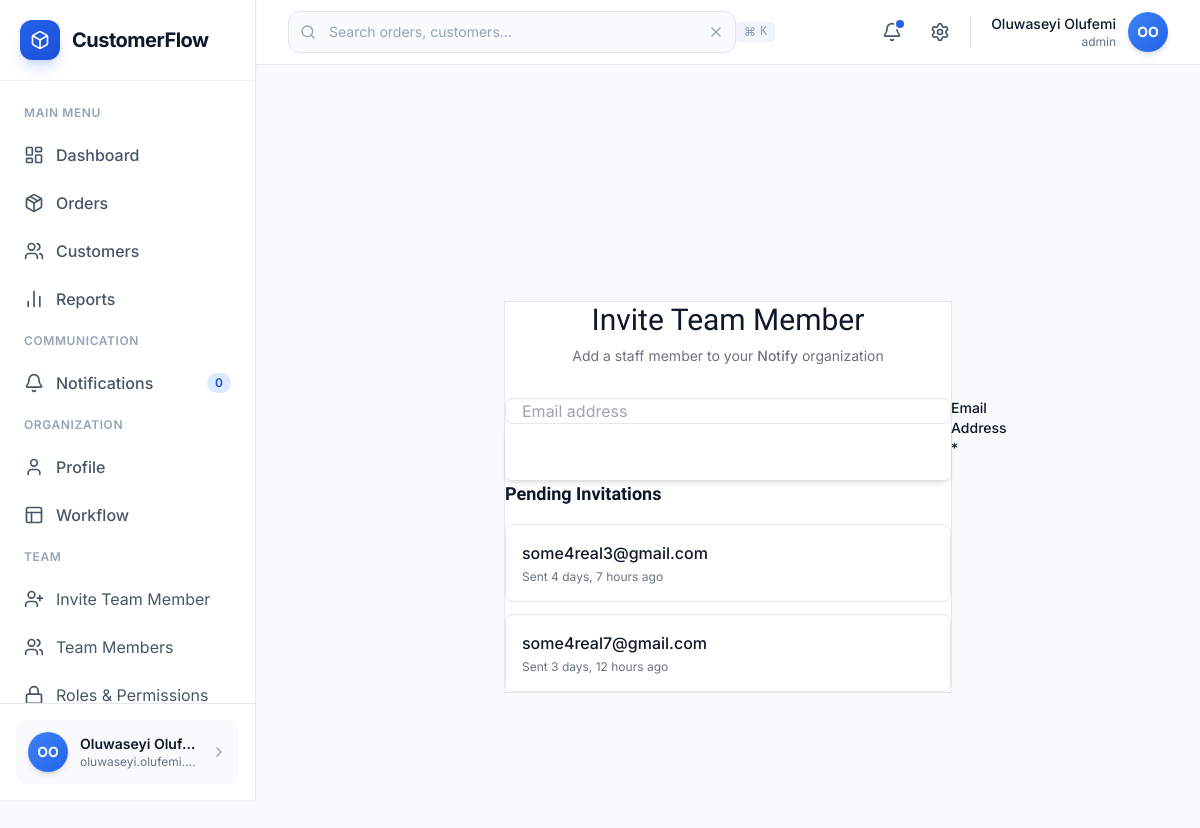
Screenshot of /accounts/invite/ (signed in) with the database file from the repository.
### accounts/models.py (models this page shows, shortened)
class User(AbstractUser):
    organization = models.ForeignKey(
        Organization,
        on_delete=models.CASCADE,
        null=True,
        blank=True
    )
    role = models.CharField(
        max_length=50,
        default="staff",
        choices=[
            ("admin", "Admin"),
            ("staff", "Staff"),
        ]
    )

class StaffInvitation(models.Model):
    organization = models.ForeignKey(
        Organization,
        on_delete=models.CASCADE
    )
    email = models.EmailField()
    token = models.CharField(max_length=100, unique=True, default=secrets.token_urlsafe(32))
    created_by = models.ForeignKey(
        User,
        on_delete=models.CASCADE,
        related_name="invitations_sent"
    )
    created_at = models.DateTimeField(auto_now_add=True)
    accepted_at = models.DateTimeField(null=True, blank=True)
    accepted_by = models.ForeignKey(
        User,
        on_delete=models.SET_NULL,
        null=True,
        blank=True,
        related_name="invitations_accepted"
    )
    class Meta:
        unique_together = ('organization', 'email')

### organizations/models.py (models this page shows, shortened)
class Organization(models.Model):
    name = models.CharField(max_length=255)
    subscription_plan = models.CharField(
        max_length=50,
        default="starter"
    )
    created_at = models.DateTimeField(
        auto_now_add=True
    )

### accounts/views.py (the view)
# urls.py: path('invite/', views.invite_staff, name='invite_staff'),
@login_required
@require_http_methods(["GET", "POST"])
def invite_staff(request):
    if request.user.role != 'admin':
        messages.error(request, 'Only admins can invite staff.')
        return redirect('dashboard:home')
    if request.method == 'POST':
        form = StaffInvitationForm(request.POST)
        if form.is_valid():
            email = form.cleaned_data['email']
            if User.objects.filter(email=email).exists():
                messages.warning(request, 'This user is already registered.')
            else:
                try:
                    invitation = StaffInvitation.objects.get_or_create(
                        organization=request.user.organization,
                        email=email,
                        defaults={'created_by': request.user}
                    )[0]
                    invitation.created_by = request.user
                    invitation.save()
                    messages.success(request, f'Invitation sent to {email}. They can join your organization by accepting the invitation.')
                    return redirect('accounts:invite_staff')
                except Exception as e:
                    messages.error(request, f'Error sending invitation: {str(e)}')
    else:
        form = StaffInvitationForm()
    pending_invitations = StaffInvitation.objects.filter(
        organization=request.user.organization,
        accepted_at__isnull=True
    )
    return render(request, 'accounts/invite_staff.html', {
        'form': form,
        'pending_invitations': pending_invitations
    })

### accounts/forms.py
class StaffInvitationForm(forms.Form):
    email = forms.EmailField(
        widget=forms.EmailInput(attrs={
            'placeholder': 'staff@company.com',
            'class': 'w-full px-4 py-2.5 bg-white border border-slate-300 rounded-xl focus:outline-none focus:ring-2 focus:ring-blue-500/20 focus:border-blue-500 transition-all'
        })
    )

### templates/accounts/invite_staff.html (shortened to what this page needs)
{% extends "layouts/base.html" %}
{% block content %}
{% load widget_tweaks %}
<div class="flex items-center justify-center min-h-screen bg-gray-50 px-4">
  <div class="bg-white rounded-3xl shadow-xl border border-gray-200 w-full max-w-md px-8 py-10 md:px-10 md:py-12">
    <div class="text-center mb-8">
      <h1 class="text-3xl font-extrabold text-gray-900">Invite Team Member</h1>
      <p class="mt-2 text-gray-500 text-sm">
        Add a staff member to your <span class="font-medium">{{ request.user.organization.name }}</span> organization
      </p>
    </div>
    <form method="post" class="space-y-6">
      <div class="relative">
        <input type="email"
               name="email"
               id="{{ form.email.id_for_label }}"
               placeholder="Email address"
               class="peer w-full rounded-lg border border-gray-300 bg-gray-50 px-4 pt-5 pb-3 text-gray-900 placeholder-transparent focus:outline-none focus:ring-2 focus:ring-indigo-300 focus:border-indigo-500 transition"
               required>
        <label for="{{ form.email.id_for_label }}" class="absolute left-4 top-3 text-gray-400 text-sm transition-all duration-200 peer-placeholder-shown:top-5 peer-placeholder-shown:text-gray-400 peer-placeholder-shown:text-base peer-focus:top-3 peer-focus:text-sm peer-focus:text-gray-600 font-medium">
          Email Address <span class="text-red-500">*</span>
        </label>
      </div>
      <button type="submit" class="w-full py-4 rounded-lg bg-indigo-600 hover:bg-indigo-700 text-white font-semibold flex items-center justify-center gap-2 shadow-md transition duration-200">
        <i data-lucide="send" class="w-5 h-5"></i>
      </button>
    </form>
    <div class="mt-10">
      <h2 class="text-lg font-semibold text-gray-900 mb-4">Pending Invitations</h2>
      {% if pending_invitations %}
      <div class="space-y-3 max-h-64 overflow-y-auto pr-2">
        {% for invitation in pending_invitations %}
        <div class="flex items-center justify-between bg-gray-50 rounded-lg p-4 border border-gray-100 hover:bg-gray-100 transition">
          <div>
            <p class="text-gray-900 font-medium truncate">{{ invitation.email }}</p>
            <p class="text-xs text-gray-500 mt-1">
              Sent {{ invitation.created_at|timesince }} ago
            </p>
          </div>
          <span class="inline-flex items-center justify-center w-3 h-3 bg-yellow-400 rounded-full animate-pulse"></span>
        </div>
        {% endfor %}
      </div>
      {% else %}
      <div class="text-center py-10 text-gray-400">
        <i data-lucide="inbox" class="w-10 h-10 mx-auto mb-2 opacity-50"></i>
        <p class="text-sm">No pending invitations</p>
      </div>
      {% endif %}
    </div>
  </div>
</div>
{% endblock %}

### templates/layouts/sidebar.html (shortened to what this page needs)
{% load static %}
<aside id="sidebar"
class="bg-white h-screen fixed left-0 top-0 shadow-sm flex flex-col justify-between z-50
w-64 border-r border-slate-200 transition-transform duration-300
-translate-x-full lg:translate-x-0">
  <div class="p-5 border-b border-slate-100 flex-shrink-0">
    <a href="{% url 'dashboard:landing' %}">
      <div class="flex items-center gap-3">
        <div class="w-10 h-10 rounded-xl bg-gradient-to-br from-blue-600 to-blue-700 flex items-center justify-center shadow-lg shadow-blue-600/20">
          <i data-lucide="box" class="w-5 h-5 text-white"></i>
        </div>
        <span class="text-xl font-bold text-slate-900 tracking-tight">
          CustomerFlow
        </span>
      </div>
    </a>
  </div>
  <nav class="flex-1 px-3 py-4 space-y-1 overflow-y-auto">
    <p class="px-3 py-2 text-xs font-semibold text-slate-400 uppercase tracking-wider">
      Main Menu
    </p>
    <a href="{% url 'dashboard:home' %}"
    class="flex items-center gap-3 px-3 py-2.5 rounded-lg font-medium transition
    {% if request.resolver_match.url_name == 'home' %}
      bg-blue-50 text-blue-700
    {% else %}
      text-slate-600 hover:bg-slate-50 hover:text-slate-900
    {% endif %}">
      <i data-lucide="layout-dashboard" class="w-5 h-5"></i>
      Dashboard
    </a>
    <a href="{% url 'orders:list' %}"
    class="flex items-center gap-3 px-3 py-2.5 rounded-lg font-medium transition
    {% if request.resolver_match.url_name == 'list' and request.resolver_match.app_name == 'orders' %}
      bg-blue-50 text-blue-700
    {% else %}
      text-slate-600 hover:bg-slate-50 hover:text-slate-900
    {% endif %}">
      <i data-lucide="package" class="w-5 h-5"></i>
      Orders
    </a>
    <a href="{% url 'customers:list' %}"
    class="flex items-center gap-3 px-3 py-2.5 rounded-lg font-medium transition
    {% if request.resolver_match.app_name == 'customers' %}
      bg-blue-50 text-blue-700
    {% else %}
      text-slate-600 hover:bg-slate-50 hover:text-slate-900
    {% endif %}">
      <i data-lucide="users" class="w-5 h-5"></i>
      Customers
    </a>
    <a href="#"
    class="flex items-center gap-3 px-3 py-2.5 rounded-lg font-medium transition text-slate-600 hover:bg-slate-50 hover:text-slate-900">
      <i data-lucide="bar-chart-2" class="w-5 h-5"></i>
      Reports
    </a>
    <p class="px-3 py-2 mt-6 text-xs font-semibold text-slate-400 uppercase tracking-wider">
      Communication
    </p>
    <a href="#"
    class="flex items-center gap-3 px-3 py-2.5 rounded-lg font-medium transition text-slate-600 hover:bg-slate-50 hover:text-slate-900">
      <i data-lucide="bell" class="w-5 h-5"></i>
      Notifications
      <span class="ml-auto bg-blue-100 text-blue-700 text-xs font-semibold px-2 py-0.5 rounded-full">0</span>
    </a>
    <p class="px-3 py-2 mt-6 text-xs font-semibold text-slate-400 uppercase tracking-wider">
      Organization
    </p>
    <a href="#"
    class="flex items-center gap-3 px-3 py-2.5 rounded-lg font-medium transition text-slate-600 hover:bg-slate-50 hover:text-slate-900">
      <i data-lucide="user" class="w-5 h-5"></i>
      Profile
    </a>
    <a href="{% url 'workflows:list' %}"
    class="flex items-center gap-3 px-3 py-2.5 rounded-lg font-medium transition
    {% if request.resolver_match.app_name == 'workflows' %}
      bg-blue-50 text-blue-700
    {% else %}
      text-slate-600 hover:bg-slate-50 hover:text-slate-900
    {% endif %}">
      <i data-lucide="layout" class="w-5 h-5"></i>
      Workflow
    </a>
    {% if user.role == 'admin' %}
    <p class="px-3 py-2 mt-6 text-xs font-semibold text-slate-400 uppercase tracking-wider">
      Team
    </p>
    <a href="{% url 'accounts:invite_staff' %}" class="flex items-center gap-3 px-3 py-2.5 rounded-lg text-slate-600 hover:bg-slate-50">
      <i data-lucide="user-plus" class="w-5 h-5"></i>
      Invite Team Member
    </a>
    <a href="{% url 'accounts:organization_members' %}" class="flex items-center gap-3 px-3 py-2.5 rounded-lg text-slate-600 hover:bg-slate-50">
      <i data-lucide="users" class="w-5 h-5"></i>
      Team Members
    </a>
    <a href="#" class="flex items-center gap-3 px-3 py-2.5 rounded-lg text-slate-600 hover:bg-slate-50">
      <i data-lucide="lock" class="w-5 h-5"></i>
      Roles & Permissions
    </a>
    {% endif %}
  </nav>
  <div class="p-4 border-t flex-shrink-0 relative">
    <button id="sidebarUserBtn"
    class="flex items-center gap-3 w-full p-3 rounded-xl bg-slate-50 hover:bg-slate-100 transition">
      <div class="w-10 h-10 rounded-full bg-gradient-to-br from-blue-500 to-blue-600 flex items-center justify-center text-white font-bold text-sm shadow-md">
        {{ user.first_name|slice:":1" }}{{ user.last_name|slice:":1" }}
      </div>
      <div class="flex-1 min-w-0">
        <p class="text-sm font-semibold text-slate-900 truncate">
          {{ user.first_name }} {{ user.last_name }}
        </p>
        <p class="text-xs text-slate-500 truncate">
          {{ user.email }}
        </p>
      </div>
      <i data-lucide="chevron-right" class="w-4 h-4 text-slate-400"></i>
    </button>
  </div>
</aside>

### templates/layouts/navbar.html (shortened to what this page needs)
{% load static %}
<header class="sticky top-0 z-30 bg-white/80 backdrop-blur-md border-b border-slate-200/80">
    <div class="flex items-center justify-between px-4 md:px-6 lg:px-8 h-16">
        <form method="GET" action="{% url 'dashboard:home' %}" class="hidden md:flex items-center flex-1 max-w-md">
            <div class="relative w-full">
                <i data-lucide="search"
                class="absolute left-3 top-1/2 -translate-y-1/2 w-4 h-4 text-slate-400"></i>
                <input
                    type="text"
                    name="q"
                    value="{{ request.GET.q }}"
                    placeholder="Search orders, customers..."
                    class="w-full pl-10 pr-10 py-2.5 bg-slate-50 border border-slate-200 rounded-xl text-sm md:text-base text-slate-900 placeholder-slate-400 focus:outline-none focus:ring-2 focus:ring-blue-500/20 focus:border-blue-500 transition-all"
                >
                <button type="button" onclick="this.previousElementSibling.value='';"
                        class="absolute right-3 top-1/2 -translate-y-1/2 w-4 h-4 text-slate-400 hover:text-slate-600">
                    <i data-lucide="x" class="w-4 h-4"></i>
                </button>
                <kbd class="absolute right-10 top-1/2 -translate-y-1/2 hidden lg:inline-flex items-center gap-1 px-2 py-0.5 text-xs font-medium text-slate-400 bg-slate-100 rounded">
                    <span>⌘</span>K
                </kbd>
            </div>
        </form>
        <div class="flex items-center gap-2 md:gap-3">
            <button class="relative p-2 rounded-lg hover:bg-slate-100 transition-colors">
                <i data-lucide="bell" class="w-5 h-5 text-slate-600"></i>
                <span class="absolute top-1.5 right-1.5 w-2 h-2 bg-blue-600 rounded-full ring-2 ring-white"></span>
            </button>
            <button class="hidden sm:flex p-2 rounded-lg hover:bg-slate-100 transition-colors">
                <i data-lucide="settings" class="w-5 h-5 text-slate-600"></i>
            </button>
            <div class="hidden sm:flex items-center gap-3 pl-2 relative">
                <div class="text-right">
                    <p class="text-sm font-medium text-slate-900">
                        {{ user.first_name }} {{ user.last_name }}
                    </p>
                    <p class="text-xs text-slate-500">{{ user.role }}</p>
                </div>
                <button onclick="toggleUserMenu()" class="w-10 h-10 rounded-full bg-gradient-to-br from-blue-500 to-blue-600 flex items-center justify-center text-white font-bold text-sm shadow-md cursor-pointer hover:shadow-lg transition-shadow">
                    {{ user.first_name|slice:":1" }}{{ user.last_name|slice:":1" }}
                </button>
            </div>
        </div>
    </div>
</header>

### templates/layouts/base.html (style rules this page uses)
:root { --font-sans: 'Inter', -apple-system, BlinkMacSystemFont, 'Segoe UI', sans-serif; --font-display: 'Plus Jakarta Sans', -apple-system, BlinkMacSystemFont, 'Segoe UI', sans-serif; }
* { font-family: var(--font-sans); }
h1, h2, h3, h4, h5, h6, .font-display { font-family: var(--font-display); }
body { font-feature-settings: 'cv11' 1; -webkit-font-smoothing: antialiased; -moz-osx-font-smoothing: grayscale; }

### rows the page displays
User: first_name "O", last_name "O", first_name "Oluwaseyi", last_name "Oluf…", email "oluwaseyi.olufemi.…", last_name "Olufemi", role "admin", user.organization.name "Notify"
StaffInvitation: email "some4real3@gmail.com", created_at "4 days, 7 hours"
StaffInvitation: email "some4real7@gmail.com", created_at "3 days, 12 hours"
